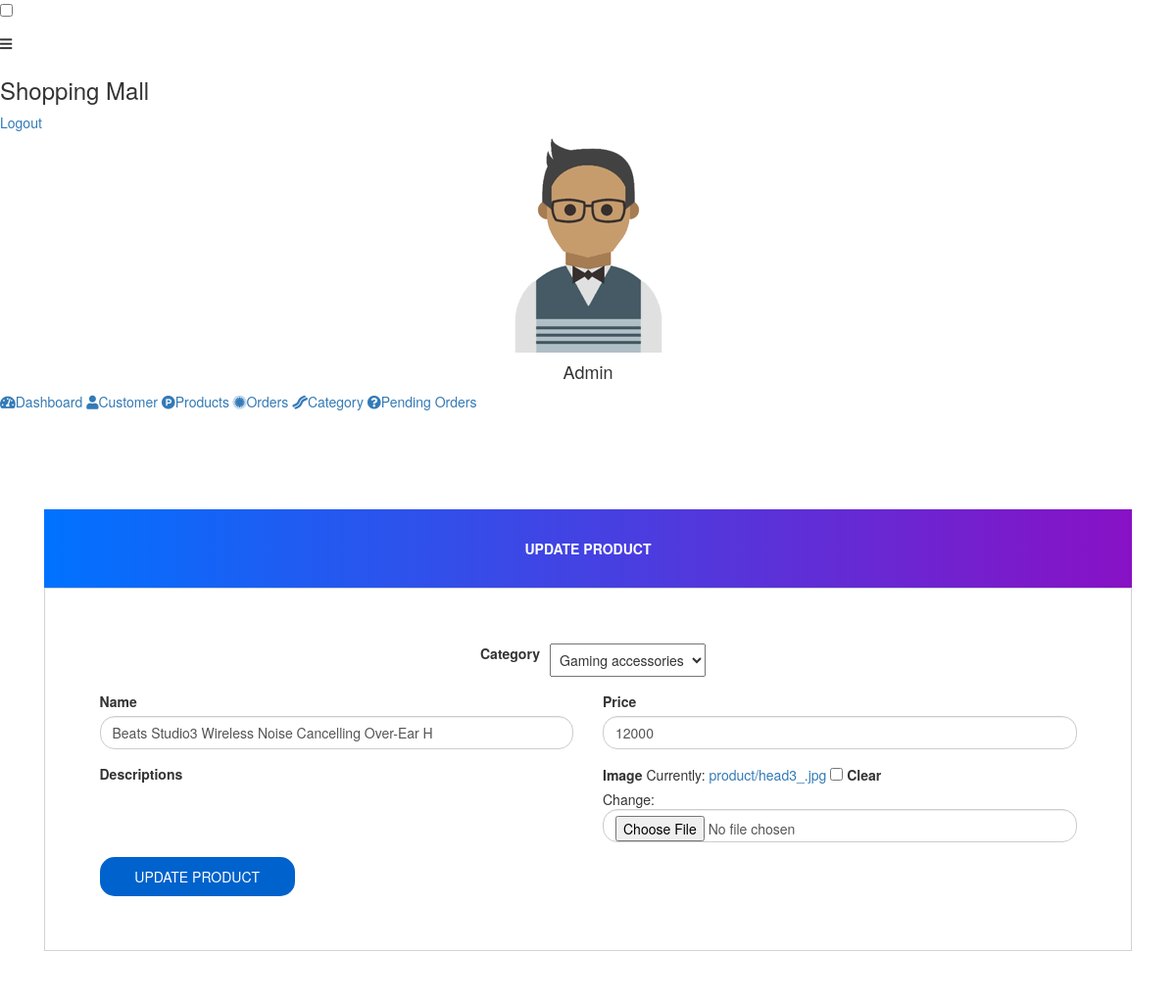
/admn/update-product/14, run on an earlier commit of the app's database.
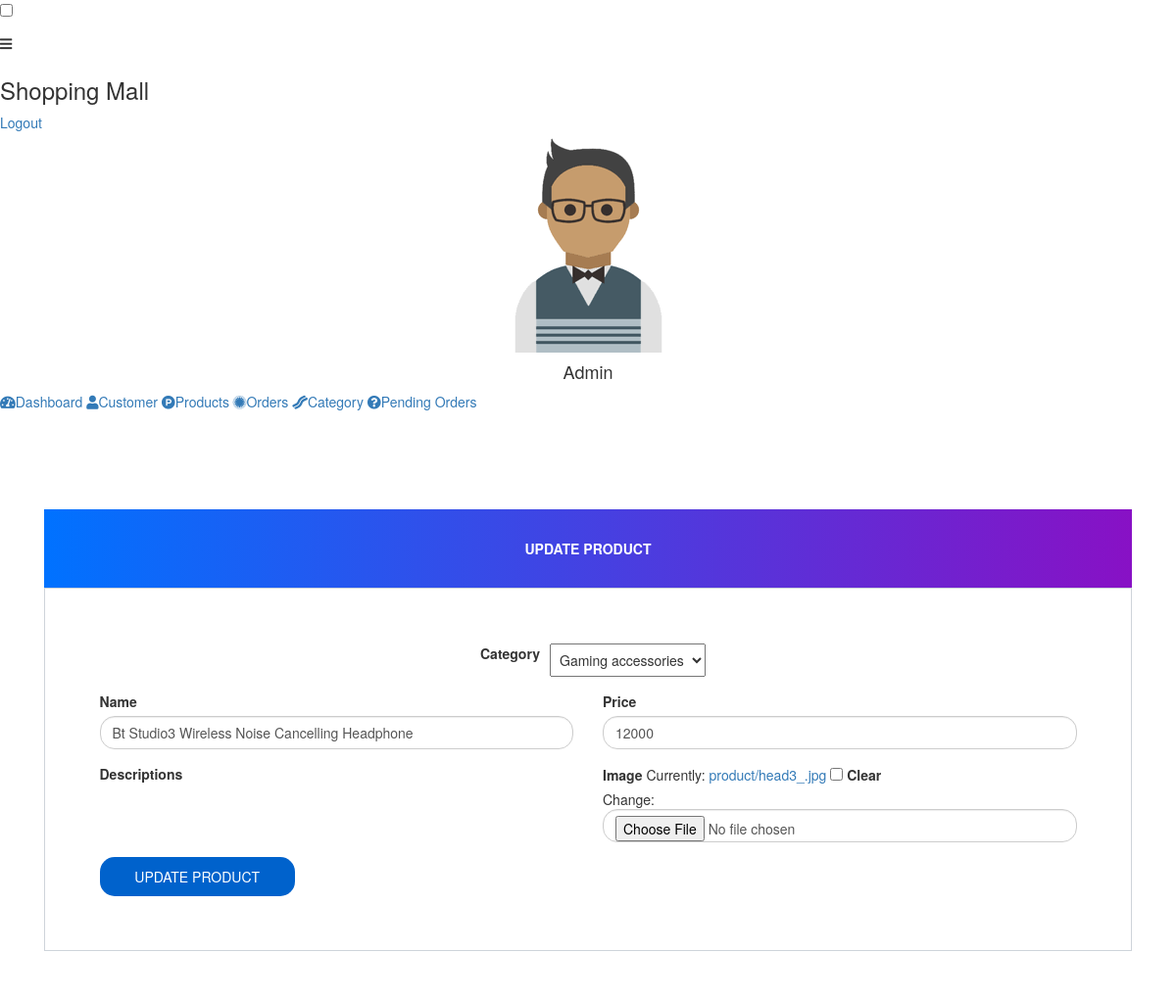
And on a later commit of the database.
### admn/models.py (models this page shows, shortened)
class product(models.Model):
	productCategory=models.ForeignKey(product_category, on_delete=models.SET_NULL, null=True, blank=True )
	name =models.CharField(max_length=50)
	price = models.PositiveIntegerField()
	desc =tinymce_models.HTMLField(null=True,blank=True)
	img =models.ImageField(default="product/default.png", upload_to="product/", null=True, blank=True)

### admn/views.py (the view)
# urls.py: path('update-product/<int:pk>', views.update_product_view, name='update-product'),
def update_product_view(request, pk):
	product=AMODEL.product.objects.get(id=pk)
	productForm=AFORM.productForm(instance=product)
	if request.method== 'POST':
		productForm=AFORM.productForm(request.POST, request.FILES, instance=product)
		if productForm.is_valid():
			productForm.save()
			return redirect('product-list')
	context={
		'productForm' : productForm
	}
	return render(request, "admn/update-product.html", context)

### admn/forms.py
class productForm(forms.ModelForm):
	class Meta:
		model=models.product
		fields=["productCategory", "name", "price", "desc", "img"]

### admn/models.py (called while the page is built)
	def __str__(self):
		return self.categoryName

### templates/admn/update-product.html (shortened to what this page needs)
{% extends 'admn/adminbase.html' %}
{% load widget_tweaks %}
{% block content %}
<head>
  <link href="//netdna.bootstrapcdn.com/bootstrap/3.0.0/css/bootstrap.min.css" rel="stylesheet" id="bootstrap-css">
</head >
<br>
<div style="min-height: 600px;">
<form method="post" enctype="multipart/form-data">
  <div class="container register-form">
    <div class="form">
      <div class="note">
        <p>UPDATE PRODUCT</p>
      </div>
      <div class="form-content">
        <div class="col">
            <div class="form-group d-flex justify-content-center">
             <label for="first_name" class="mx-3">Category</label>
        {% render_field productForm.productCategory class="p-2" placeholder="Name" %}
            </div>
          </div>
        <div class="row">
          <div class="col-md-6">
            <div class="form-group">
             <label for="first_name">Name</label>
        {% render_field productForm.name class="form-control" placeholder="Name" %}
            </div>
          </div>
          <div class="col-md-6">
            <div class="form-group">
              <label for="username">Price</label>
        {% render_field productForm.price class="form-control" placeholder="Price" %}
            </div>
            </div>
          <div class="col-md-6">
            <div class="form-group">
               <label for="mobile">Descriptions</label>
            </div>
          </div>
          <div class="col-md-6">
            <div class="form-group">
               <label for="address">Image</label>
          {% render_field productForm.img class="form-control" %}
            </div>
          </div>
        </div>
        <button type="submit" class="btnSubmit">UPDATE PRODUCT</button>
      </div>
    </div>
  </div>
</form>
</div>
{% endblock content %}

What changed in the data, as far as the page shows it:
changed product "Gaming accessories": name "Beats Studio3 Wireless Noise Cancelling Over-Ear H" → "Bt Studio3 Wireless Noise Cancelling Headphone"
